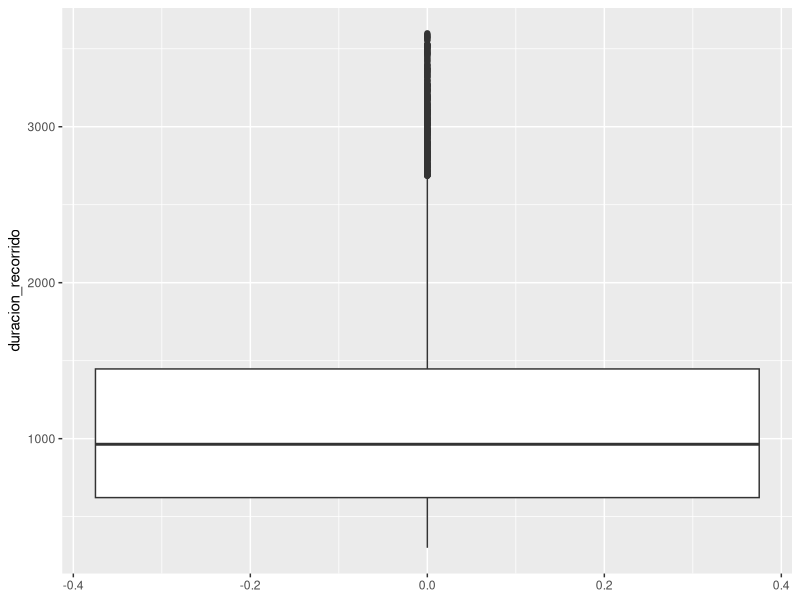
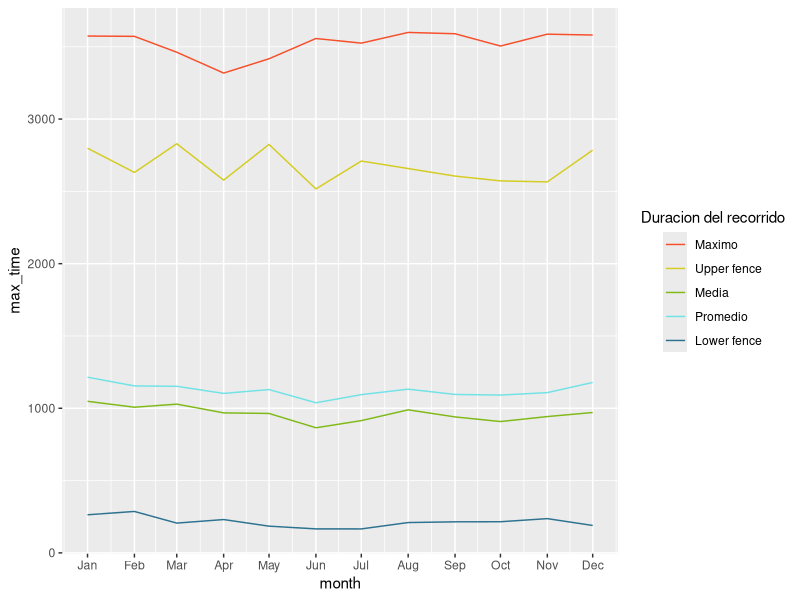
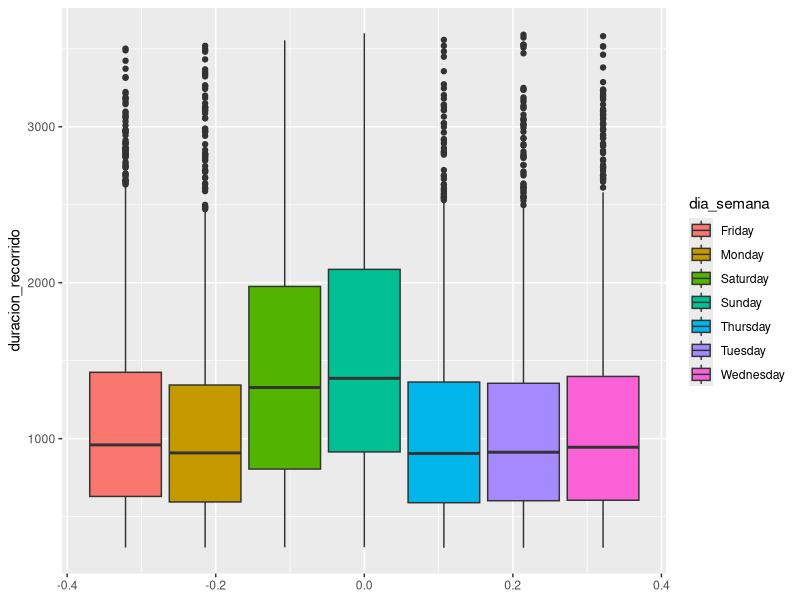

These figures' R source, in order:
require(tidyverse)

df_bici = read_csv('Data/Bicis_limpio.csv')
View(df_bici)

palette = c("#f64f2a", "#d4cc21", "#80b918", "#71e2e5", "#2d728f", "#ffffff", "#000000")

#por cuanto tiempo duran los recorridos normalmente durante todo el año?
df_bici %>%
ggplot(aes(y=duracion_recorrido)) +
  geom_boxplot()

#veo el promedio y mediana
mean(df_bici$duracion_recorrido)
median(df_bici$duracion_recorrido)

#Parece q hay outliers arriba veamos apartir de que valor y cuantos son
upper_fence = quantile(df_bici$duracion_recorrido, p=0.75) +1.5*IQR(df_bici$duracion_recorrido)
upper_fence
sum(df_bici$duracion_recorrido > upper_fence)

# Hay 348 outliers con mas de 2684.5 segundos de recorrido, osea que la mayoria 
# de las personas usa las bicis por menos de 45min. 
# El tiempo promedio de uso es de 18 mins 42segs.
# El tiempo medio de uso es de 16mins.

# Y por mes?
df_bici %>%
  group_by(month = lubridate::floor_date(fecha_origen_recorrido, 'month')) %>% #saco el mes
  summarize(
    upper_fence = quantile(duracion_recorrido, p=0.75) +1.5*IQR(duracion_recorrido),
    lower_fence = quantile(duracion_recorrido, p=0.75) -1.5*IQR(duracion_recorrido),
    mean_time = mean(duracion_recorrido),
    median_time = median(duracion_recorrido),
    max_time = max(duracion_recorrido)
  ) %>%
  ggplot(aes(x=month)) +
  geom_line(aes(y=max_time, color =palette[5])) +
  geom_line(aes(y=upper_fence, color =palette[4])) +
  geom_line(aes(y=median_time, color=palette[3])) +
  geom_line(aes(y=mean_time, color=palette[2])) +
  geom_line(aes(y=lower_fence, color=palette[1])) +
  scale_color_manual( 
    name = "Duracion del recorrido", 
    values = palette[1:5], labels = c("Maximo", "Upper fence","Media","Promedio","Lower fence"),
    guide = guide_legend(direction = "vertical", title.position = "top", title.hjust = 0.5)) +
  scale_x_datetime(date_labels="%b", date_breaks  ="month")

# parece q en invierno el promedio y la media de duracion de recorridos es mas baja.
# En abril se ve q hubo una bajada en el tiempo de recorrido maximo y upper fence

#Hay algun dia donde duren mas los recorridos?
df_bici %>%
  group_by(dia_semana = weekdays(fecha_origen_recorrido)) %>%
  ggplot(aes(y=duracion_recorrido, fill= dia_semana)) +
  geom_boxplot()

#Si, Los sabados y domingos suelen tener recorridos mas largos.
